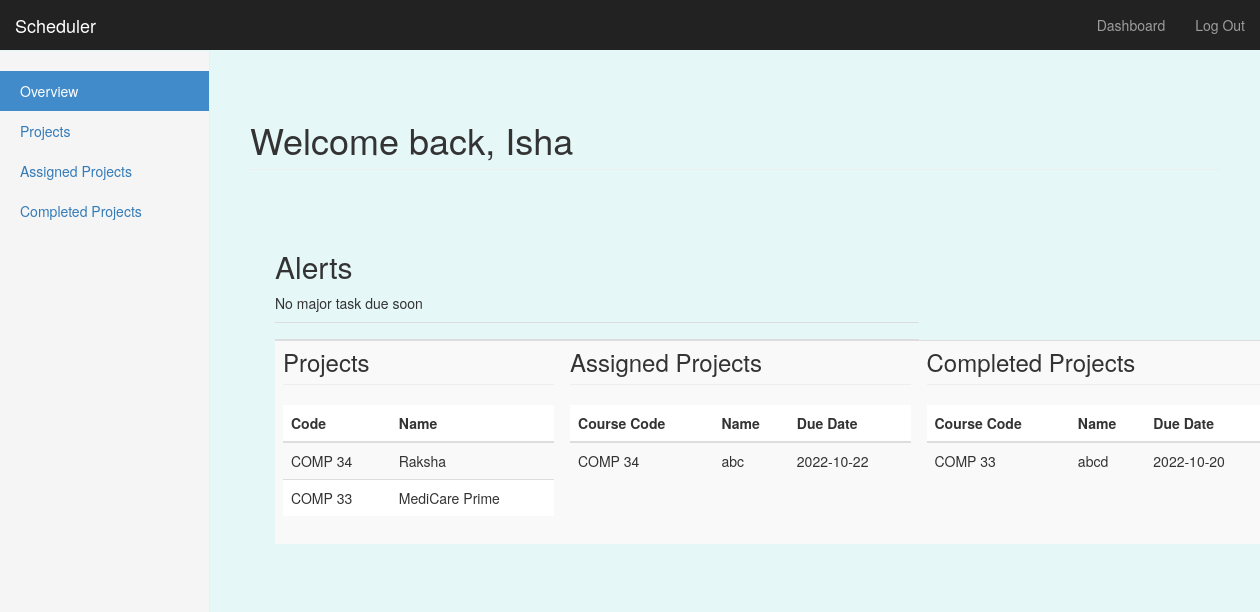
The app's page /dashboard (signed in) with its own data.
### scheduler/models/models.py (models this page shows, shortened)
class User(UserMixin, db.Model):
    __tablename__ = 'users'
    id = db.Column(db.Integer, primary_key=True)
    username = db.Column(db.String, unique=True, nullable=False)
    email = db.Column(db.String, unique=True, nullable=False)
    password = db.Column(db.String, nullable=False)
    last_task_id = db.Column(db.Integer)
    university = db.Column(db.String, nullable=False)
    courses = db.relationship('Courses', backref='poster')

class Courses(db.Model):
    __tablename__ = 'courses'
    c_id = db.Column(db.Integer, primary_key=True)
    course_code = db.Column(db.String, nullable=False)
    course_name = db.Column(db.String, nullable=False)
    lecturer = db.Column(db.String, nullable=False)
    location = db.Column(db.String, nullable=False)
    user_id = db.Column(db.Integer, db.ForeignKey('users.id'))

class Assignment(db.Model): # Dominic 18/11- created model for assignment db
    __tablename__ = 'assignments'
    a_id = db.Column(db.Integer, primary_key=True)
    course_code = db.Column(db.String, db.ForeignKey('courses.course_code'))
    asg_name = db.Column(db.String, nullable=False)
    weighting = db.Column(db.Integer)
    due_date = db.Column(db.Date, nullable=False)
    due_time = db.Column(db.Time)
    complete = db.Column(db.Boolean, nullable=False)
    user_id = db.Column(db.Integer, db.ForeignKey('users.id'))

### scheduler/routes.py (the view)
@app.route('/dashboard')
@login_required
def dashboard():
    user_courses = Courses.query.filter_by(user_id=current_user.get_id()).order_by(Courses.course_code.desc()).all()
    user_exams = Exam.query.filter_by(user_id=current_user.get_id()).order_by(Exam.date.asc()).all()
    user_asgs = Assignment.query.filter_by(user_id=current_user.get_id()).order_by(Assignment.due_date.asc()).all()
    today = datetime.today()
    alert_date = today + timedelta(days=5)
    asg_alerts = Assignment.query.filter(Assignment.due_date <= alert_date, Assignment.user_id==current_user.get_id(), Assignment.complete==False).all()
    exam_alerts = Exam.query.filter(Exam.date <= alert_date, Exam.date >= today-timedelta(days=1), Exam.user_id==current_user.get_id()).all()
    num_tasks = len(asg_alerts) + len(exam_alerts)
    return render_template('dashboard.html', name=current_user.username, courses=user_courses, exams=user_exams,
                           assignments=user_asgs,asg_alerts=asg_alerts, exam_alerts=exam_alerts,num_tasks=num_tasks)

### scheduler/routes.py (called while the page is built)
@login_manager.user_loader
def load_user(user_id):
    return User.query.get(int(user_id))

### scheduler/templates/dashboard.html (shortened to what this page needs)
{% extends "bootstrap/base.html" %}
{% block styles %}
{{super()}}
<link rel="stylesheet" href="{{url_for('.static', filename='style.css')}}">
{% endblock %}
{% block content %}
    <nav class="navbar navbar-inverse navbar-fixed-top">
      <div class="container-fluid">
        <div class="navbar-header">
          <a class="navbar-brand" href="#">Scheduler</a>
        </div>
        <div id="navbar" class="navbar-collapse collapse">
          <ul class="nav navbar-nav navbar-right">
            <li><a href="#">Dashboard</a></li>
            <li><a href="{{ url_for('logout') }}">Log Out</a></li>
          </ul>
        </div>
      </div>
    </nav>
    <div class="container-fluid">
      <div class="row">
        <div class="col-sm-3 col-md-2 sidebar">
        <ul class="nav nav-sidebar">
            <li {% if request.endpoint == 'dashboard' %} class="active" {% endif %}> <a href="{{url_for('dashboard')}}">Overview</a></li>
            <li {% if request.endpoint == 'courses' %} class="active" {% endif %}><a href="{{url_for('courses')}}" id="tab2-id">Projects</a></li>
            <li {% if request.endpoint == 'assignments' %} class="active" {% endif %}><a href="{{url_for('assignments')}}">Assigned Projects</a></li>
            <li {% if request.endpoint == 'completed' %} class="active" {% endif %} ><a href="{{url_for('completed')}}">Completed Projects</a></li>
        </ul>
        </div>
        <div class="col-sm-9 col-sm-offset-3 col-md-10 col-md-offset-2 main">
          <h1 class="page-header">Welcome back, {{ name }}</h1>
        </div>
      <div class="col-sm-9 col-sm-offset-3 col-md-10 col-md-offset-2 main", style="margin-left: 250px">
        <div class="row">
           <table class="table table-striped table-hover">
            <thead class="thead-dark">
            <tr>
                 <h2>Alerts</h2>
          {% if num_tasks > 0 %}
          <button data-toggle="collapse" data-target="#alert" class="btn btn-danger btn-sm"> DUE IN <5 DAYS</button>
          <div id="alert" class="collapse">
            <div class="row">
              <div class="col-xs-12">
                  <ul>
                    {% if asg_alerts %}
                    {% for asg in asg_alerts %}
                    <li>[Assignment] {{asg.asg_name}} for {{asg.course_code}} at {{asg.due_time}}</li>
                    {% endfor %}
                    {% endif %}
                    {% if exam_alerts %}
                    {% for exam in exam_alerts %}
                    <li>[Examination]{{exam.exam_name}} for {{exam.course_code}} at {{exam.location}}</li>
                    {% endfor %}
                    {% endif %}
                  </ul>
              </div>
            </div>
            {% else %}
            <p class="success"> No major task due soon </p>
            </div>
          </div>
          {% endif %}
                <tr>
                    <th></th> <th></th>
                </tr>
            <tbody>
                <tr>
                    <td><h3 class="page-header">Projects</h3>
          <table class="table table-striped table-hover">
            <thead class="thead-dark">
                <tr>
                    <th>Code</th><th>Name</th>
                </tr>
            </thead>
            <tbody>
                {% for c in courses %}
                <tr>
                    <td>{{c.course_code}}</td>
                    <td>{{c.course_name}}</td>
                </tr>
                {% endfor %}
            </tbody>
          </table></td>
                    <td> <h3 class="page-header">Assigned Projects</h3>
        <table class="table table-striped table-hover">
          <thead class="thead-dark">
              <tr>
                  <th>Course Code</th>
                  <th>Name</th>
                  <th>Due Date</th>
              </tr>
          </thead>
          <tbody>
              {% for a in assignments %}
                {% if a.complete == False %}
              <tr>
                  <td>{{a.course_code}}</td>
                  <td>{{a.asg_name}}</td>
                  <td>{{a.due_date}}</td>
              </tr>
                {% endif %}
              {% endfor %}
          </tbody>
        </table></td>
            <td><h3 class="page-header">Completed Projects</h3>
        <table class="table table-striped table-hover">
          <thead class="thead-dark">
              <tr>
                  <th>Course Code</th>
                  <th>Name</th>
                  <th>Due Date</th>
              </tr>
          </thead>
          <tbody>
              {% for a in assignments %}
                {% if a.complete == True %}
              <tr>
                  <td>{{a.course_code}}</td>
                  <td>{{a.asg_name}}</td>
                  <td>{{a.due_date}}</td>
              </tr>
                {% endif %}
              {% endfor %}
          </tbody>
        </table></td>
                </tr>
            </tbody>
      </div>
    </div>
{% endblock %}

### scheduler/static/style.css (style rules this page uses)
body { padding-top: 50px; }
.navbar-fixed-top { border: 0; }
.sidebar { display: none; }
@media (min-width: 768px) { .sidebar { position: fixed; top: 51px; bottom: 0; left: 0; z-index: 1000; display: block; padding: 20px; overflow-x: hidden; overflow-y: auto; background-color: #f5f5f5; border-right: 1px solid #eee; } }
.nav-sidebar { margin-right: -21px; margin-bottom: 20px; margin-left: -20px; }
.nav-sidebar > li > a { padding-right: 20px; padding-left: 20px; }
.nav-sidebar > .active > a, .nav-sidebar > .active > a:hover, .nav-sidebar > .active > a:focus { color: #fff; background-color: #428bca; }
.main { padding: 20px; }
@media (min-width: 768px) { .main { padding-right: 40px; padding-left: 40px; } }
.main .page-header { margin-top: 0; }
body { padding-top: 100px; padding-bottom: 40px; background-color: #e6f7f8; }

### records on screen
User: username "Isha"
Courses: course_code "COMP 34", course_name "Raksha"
Courses: course_code "COMP 33", course_name "MediCare Prime"
Assignment: course_code "COMP 34", asg_name "abc", due_date "2022-10-22"
Assignment: course_code "COMP 33", asg_name "abcd", due_date "2022-10-20"
